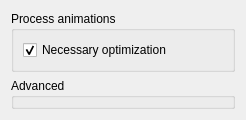
      <widget class="QWidget" name="AnimationsTab">
       <attribute name="title">
        <string>Animations</string>
       </attribute>
       <layout class="QVBoxLayout" name="verticalLayout_5">
        <item>
         <widget class="QGroupBox" name="animationsGroupBox">
          <property name="enabled">
           <bool>true</bool>
          </property>
          <property name="sizePolicy">
           <sizepolicy hsizetype="Expanding" vsizetype="Fixed">
            <horstretch>0</horstretch>
            <verstretch>0</verstretch>
           </sizepolicy>
          </property>
          <property name="title">
           <string>Process animations</string>
          </property>
          <property name="flat">
           <bool>true</bool>
          </property>
          <property name="checkable">
           <bool>false</bool>
          </property>
          <layout class="QHBoxLayout" name="horizontalLayout_4">
           <item>
            <widget class="QCheckBox" name="animationsNecessaryOptimizationCheckBox">
             <property name="enabled">
              <bool>true</bool>
             </property>
             <property name="sizePolicy">
              <sizepolicy hsizetype="Expanding" vsizetype="Expanding">
               <horstretch>0</horstretch>
               <verstretch>0</verstretch>
              </sizepolicy>
             </property>
             <property name="minimumSize">
              <size>
               <width>200</width>
               <height>0</height>
              </size>
             </property>
             <property name="font">
              <font>
               <weight>50</weight>
               <bold>false</bold>
               <kerning>true</kerning>
              </font>
             </property>
             <property name="cursor">
              <cursorShape>WhatsThisCursor</cursorShape>
             </property>
             <property name="focusPolicy">
              <enum>Qt::NoFocus</enum>
             </property>
             <property name="toolTip">
              <string>&lt;html&gt;&lt;head/&gt;&lt;body&gt;&lt;p&gt;Converts animations to the appropriate format. If an animation is already compatible, no change will be made.&lt;/p&gt;&lt;/body&gt;&lt;/html&gt;</string>
             </property>
             <property name="locale">
              <locale language="English" country="UnitedKingdom"/>
             </property>
             <property name="text">
              <string>Necessary optimization</string>
             </property>
             <property name="checkable">
              <bool>true</bool>
             </property>
             <property name="checked">
              <bool>true</bool>
             </property>
             <property name="autoExclusive">
              <bool>false</bool>
             </property>
            </widget>
           </item>
          </layout>
         </widget>
        </item>
        <item>
         <widget class="QGroupBox" name="animationsAdvancedGroupBox">
          <property name="title">
           <string>Advanced</string>
          </property>
         </widget>
        </item>
       </layout>
      </widget>
